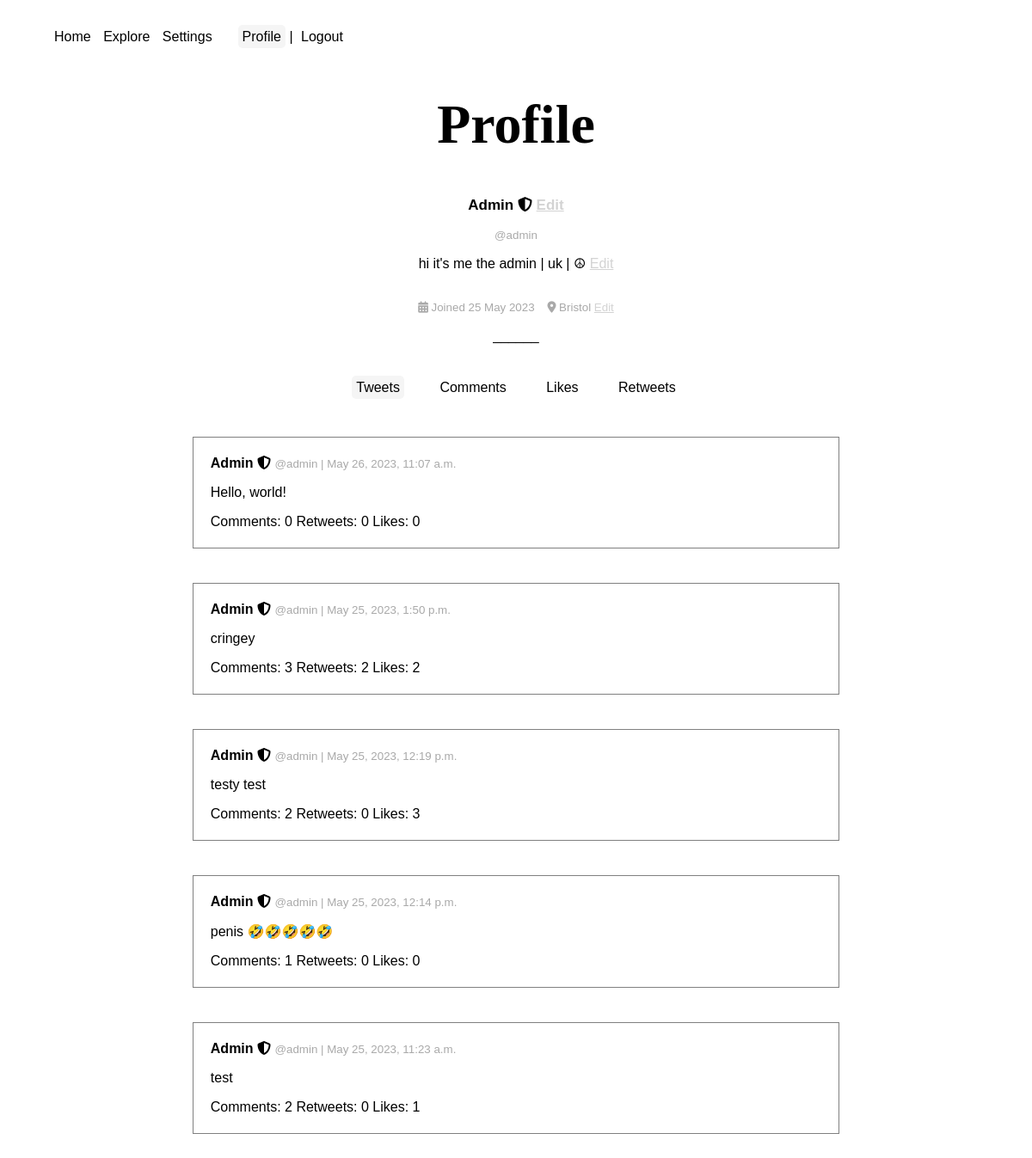
Screenshot of /users/profile/ (signed in) with the database file from the repository.
### users/models.py (models this page shows, shortened)
class Profile(models.Model):
    user = models.OneToOneField(User, on_delete=models.CASCADE)
    bio = models.TextField(default="")
    display_name = models.CharField(default="", max_length=150)
    location = models.CharField(blank=True, max_length=150)
    followers = models.ManyToManyField(User, blank=True, related_name='followers')
    following = models.ManyToManyField(User, blank=True, related_name='following')

### tweets/models.py (models this page shows)
class Tweet(models.Model):
    text = models.CharField(max_length=144)
    date = models.DateTimeField(default=timezone.now)
    likes = models.ManyToManyField(User, blank=True, related_name='likes')
    user = models.ForeignKey(User, on_delete=models.CASCADE)
    class Meta:
        ordering = ["-date"]
    def __str__(self):
        return self.text

### users/views.py (the view)
# urls.py: path('profile/', views.profile, name='profile'),
@login_required
def profile(request):
    return render(request, 'users/profile.html', {'title': 'Profile'})

### templates/users/profile.html (shortened to what this page needs)
{% extends '../base.html' %}
{% block content %}
<p class="subtitle">{{user.profile.display_name}}
    {% if user.is_superuser %}
        <i title="Admin" class="fa-solid fa-shield-halved"></i>
    {% endif %}
    <a title="Settings" href="{% url 'settings' %}">Edit</a>
</p>
<small>@{{user}}</small>
{% if user.profile.bio == "" %}
    <p class="faded">You haven't written a bio yet. <a title="Settings" href="{% url 'settings' %}">Edit</a></p>
{% else %}
    <p>{{user.profile.bio}} <a title="Settings" href="{% url 'settings' %}">Edit</a></p>
{% endif %}
<p><small>
    <i class="fa-solid fa-calendar-days"></i> Joined {{ user.date_joined|date:"d M Y" }}
    {% if user.profile.location %}
        <i class="fa-solid fa-location-dot"></i> {{ user.profile.location }}
    {% else %}
        <i class="fa-solid fa-location-dot"></i> No location set
    {% endif %}
    <a href="{% url 'settings' %}" title="Settings" >Edit</a></p>
</small>______</p>
<nav>
    <a id="profile-tweets" href="{% url 'profile' %}">Tweets</a>&emsp;&emsp;
    <a id="profile-comments" href="{% url 'profile_comments' %}">Comments</a>&emsp;&emsp;
    <a id="profile-likes" href="{% url 'profile_likes' %}">Likes</a>&emsp;&emsp;
    <a id="profile-retweets" href="{% url 'profile_retweets' %}">Retweets</a>
</nav>
<section class="center width-100">
    <br>
    {% if request.path == '/users/profile/' %}
        {% if user.tweet_set.count <= 0 %}
            <p class="faded">No tweets found</p>
        {% else %}
            {% for tweet in user.tweet_set.all %}
                {% include "tweets/tweet.html" %}
            {% endfor %}
        {% endif %}
    {% endif %}
</section>
{% endblock %}

### templates/tweets/tweet.html
<div class="tweet-card width-100">
    <a class="profile-link" href="{% url 'profile_public' tweet.user.id %}">
        <p>
            <strong>
                {{ tweet.user.profile.display_name }}
                {% if tweet.user.is_superuser %}
                    <i title="Admin" class="fa-solid fa-shield-halved"></i>
                {% endif %}
            </strong>
            <small>@{{ tweet.user }} | {{ tweet.date }}</small>
        </p>
    </a>
    <a class="tweet-link" href="{% url 'tweet' tweet.id %}">
        <p>{{ tweet }}</p>
        <p>
            Comments: {{ tweet.comment_set.count }}
            Retweets: {{ tweet.retweet_set.count }}
            Likes: {{ tweet.likes.count }}
        </p>
    </a>
</div>

### static/style.css (style rules this page uses)
body { font-family: "Trebuchet MS", "Arial", sans-serif; margin-bottom: 70px; }
p a { color: lightgrey; text-decoration: underline; }
p.subtitle { font-weight: bold; font-size: 17px; }
.center, form { display: flex; justify-content: center; align-items: center; flex-direction: column; }
.width-100, form { width: 100%; }
nav { padding: 10px; }
nav a { text-decoration: none; color: black; padding: 5px; border-radius: 5px; }
small { color: darkgrey; }
div.tweet-card a { color: black; text-decoration: none; }
div.tweet-card { border: solid 1px grey; margin: 20px; padding: 5px 20px; }

### templates/users/profile.html (style rules this page uses)
#profile-tweets { background: whitesmoke }

### rows the page displays
Tweet: user.profile.display_name "Admin", user "admin", date "May 26, 2023, 11:07 a.m.", text "Hello, world!", comment_set.count "0", retweet_set.count "0", likes.count "0"
Tweet: user.profile.display_name "Admin", user "admin", date "May 25, 2023, 1:50 p.m.", text "cringey", comment_set.count "3", retweet_set.count "2", likes.count "2"
Tweet: user.profile.display_name "Admin", user "admin", date "May 25, 2023, 12:19 p.m.", text "testy test", comment_set.count "2", retweet_set.count "0", likes.count "3"
Tweet: user.profile.display_name "Admin", user "admin", date "May 25, 2023, 12:14 p.m.", text "penis 🤣🤣🤣🤣🤣", comment_set.count "1", retweet_set.count "0", likes.count "0"
Tweet: user.profile.display_name "Admin", user "admin", date "May 25, 2023, 11:23 a.m.", text "test", comment_set.count "2", retweet_set.count "0", likes.count "1"

### other values shown
{{ title }} "Profile"
{{ user.profile.display_name }} "Admin"
{{ user }} "admin"
{{ user.profile.bio }} "hi it's me the admin | uk | ☮"
{{ user.date_joined|date:"d M Y" }} "25 May 2023"
{{ user.profile.location }} "Bristol"
